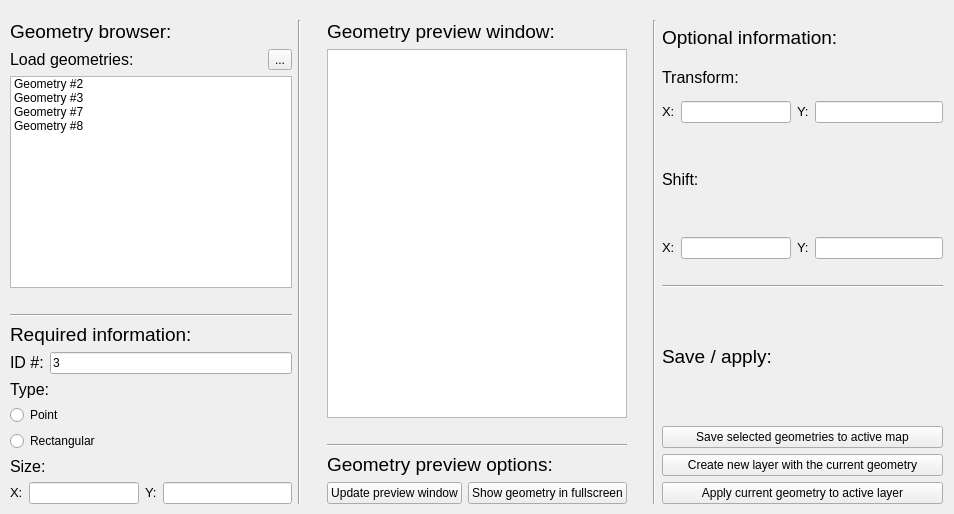
<ui version="4.0" >
 <class>Form</class>
 <widget class="QWidget" name="Form" >
  <property name="geometry" >
   <rect>
    <x>0</x>
    <y>0</y>
    <width>954</width>
    <height>514</height>
   </rect>
  </property>
  <property name="windowTitle" >
   <string>Form</string>
  </property>
  <widget class="QWidget" name="horizontalLayout_7" >
   <property name="geometry" >
    <rect>
     <x>10</x>
     <y>20</y>
     <width>933</width>
     <height>484</height>
    </rect>
   </property>
   <layout class="QHBoxLayout" >
    <property name="margin" >
     <number>0</number>
    </property>
    <property name="spacing" >
     <number>6</number>
    </property>
    <item>
     <layout class="QVBoxLayout" >
      <property name="margin" >
       <number>0</number>
      </property>
      <property name="spacing" >
       <number>6</number>
      </property>
      <item>
       <layout class="QVBoxLayout" >
        <property name="margin" >
         <number>0</number>
        </property>
        <property name="spacing" >
         <number>6</number>
        </property>
        <item>
         <widget class="QLabel" name="label_15" >
          <property name="text" >
           <string>&lt;html>&lt;head>&lt;meta name="qrichtext" content="1" />&lt;style type="text/css">
p, li { white-space: pre-wrap; }
&lt;/style>&lt;/head>&lt;body style=" font-family:'MS Shell Dlg 2'; font-size:8.25pt; font-weight:400; font-style:normal; text-decoration:none;">
&lt;p style=" margin-top:0px; margin-bottom:0px; margin-left:0px; margin-right:0px; -qt-block-indent:0; text-indent:0px; font-size:8pt;">&lt;span style=" font-size:14pt;">Geometry browser:&lt;/span>&lt;/p>&lt;/body>&lt;/html></string>
          </property>
         </widget>
        </item>
        <item>
         <layout class="QHBoxLayout" >
          <property name="margin" >
           <number>0</number>
          </property>
          <property name="spacing" >
           <number>6</number>
          </property>
          <item>
           <widget class="QLabel" name="label_19" >
            <property name="text" >
             <string>&lt;html>&lt;head>&lt;meta name="qrichtext" content="1" />&lt;style type="text/css">
p, li { white-space: pre-wrap; }
&lt;/style>&lt;/head>&lt;body style=" font-family:'MS Shell Dlg 2'; font-size:8.25pt; font-weight:400; font-style:normal; text-decoration:none;">
&lt;p style=" margin-top:0px; margin-bottom:0px; margin-left:0px; margin-right:0px; -qt-block-indent:0; text-indent:0px; font-size:8pt;">&lt;span style=" font-size:12pt;">Load geometries:&lt;/span>&lt;/p>&lt;/body>&lt;/html></string>
            </property>
           </widget>
          </item>
          <item>
           <widget class="QToolButton" name="toolButton" >
            <property name="text" >
             <string>...</string>
            </property>
           </widget>
          </item>
         </layout>
        </item>
        <item>
         <widget class="QListWidget" name="listWidget" >
          <item>
           <property name="text" >
            <string>Geometry #2</string>
           </property>
          </item>
          <item>
           <property name="text" >
            <string>Geometry #3</string>
           </property>
          </item>
          <item>
           <property name="text" >
            <string>Geometry #7</string>
           </property>
          </item>
          <item>
           <property name="text" >
            <string>Geometry #8</string>
           </property>
          </item>
         </widget>
        </item>
        <item>
         <spacer>
          <property name="orientation" >
           <enum>Qt::Horizontal</enum>
          </property>
          <property name="sizeHint" >
           <size>
            <width>40</width>
            <height>20</height>
           </size>
          </property>
         </spacer>
        </item>
        <item>
         <widget class="Line" name="line" >
          <property name="orientation" >
           <enum>Qt::Horizontal</enum>
          </property>
         </widget>
        </item>
        <item>
         <layout class="QVBoxLayout" >
          <property name="margin" >
           <number>0</number>
          </property>
          <property name="spacing" >
           <number>6</number>
          </property>
          <item>
           <widget class="QLabel" name="label_14" >
            <property name="text" >
             <string>&lt;html>&lt;head>&lt;meta name="qrichtext" content="1" />&lt;style type="text/css">
p, li { white-space: pre-wrap; }
&lt;/style>&lt;/head>&lt;body style=" font-family:'MS Shell Dlg 2'; font-size:8.25pt; font-weight:400; font-style:normal; text-decoration:none;">
&lt;p style=" margin-top:0px; margin-bottom:0px; margin-left:0px; margin-right:0px; -qt-block-indent:0; text-indent:0px; font-size:8pt;">&lt;span style=" font-size:14pt;">Required information:&lt;/span>&lt;/p>&lt;/body>&lt;/html></string>
            </property>
           </widget>
          </item>
          <item>
           <layout class="QVBoxLayout" >
            <property name="margin" >
             <number>0</number>
            </property>
            <property name="spacing" >
             <number>6</number>
            </property>
            <item>
             <layout class="QGridLayout" >
              <property name="margin" >
               <number>0</number>
              </property>
              <property name="spacing" >
               <number>6</number>
              </property>
              <item row="0" column="0" >
               <layout class="QHBoxLayout" >
                <property name="margin" >
                 <number>0</number>
                </property>
                <property name="spacing" >
                 <number>6</number>
                </property>
                <item>
                 <widget class="QLabel" name="label_2" >
                  <property name="text" >
                   <string>&lt;html>&lt;head>&lt;meta name="qrichtext" content="1" />&lt;style type="text/css">
p, li { white-space: pre-wrap; }
&lt;/style>&lt;/head>&lt;body style=" font-family:'MS Shell Dlg 2'; font-size:8.25pt; font-weight:400; font-style:normal; text-decoration:none;">
&lt;p style=" margin-top:0px; margin-bottom:0px; margin-left:0px; margin-right:0px; -qt-block-indent:0; text-indent:0px; font-size:8pt;">&lt;span style=" font-size:12pt;">ID #:&lt;/span>&lt;/p>&lt;/body>&lt;/html></string>
                  </property>
                 </widget>
                </item>
                <item>
                 <widget class="QLineEdit" name="lineEdit" >
                  <property name="text" >
                   <string>3</string>
                  </property>
                 </widget>
                </item>
               </layout>
              </item>
              <item row="4" column="0" >
               <widget class="QRadioButton" name="radioButton_2" >
                <property name="text" >
                 <string>Rectangular</string>
                </property>
               </widget>
              </item>
              <item row="3" column="0" >
               <widget class="QRadioButton" name="radioButton" >
                <property name="text" >
                 <string>Point</string>
                </property>
               </widget>
              </item>
              <item row="2" column="0" >
               <widget class="QLabel" name="label" >
                <property name="text" >
                 <string>&lt;html>&lt;head>&lt;meta name="qrichtext" content="1" />&lt;style type="text/css">
p, li { white-space: pre-wrap; }
&lt;/style>&lt;/head>&lt;body style=" font-family:'MS Shell Dlg 2'; font-size:8.25pt; font-weight:400; font-style:normal; text-decoration:none;">
&lt;p style=" margin-top:0px; margin-bottom:0px; margin-left:0px; margin-right:0px; -qt-block-indent:0; text-indent:0px;">&lt;span style=" font-size:12pt;">Type:&lt;/span>&lt;/p>&lt;/body>&lt;/html></string>
                </property>
               </widget>
              </item>
             </layout>
            </item>
            <item>
             <widget class="QLabel" name="label_3" >
              <property name="text" >
               <string>&lt;html>&lt;head>&lt;meta name="qrichtext" content="1" />&lt;style type="text/css">
p, li { white-space: pre-wrap; }
&lt;/style>&lt;/head>&lt;body style=" font-family:'MS Shell Dlg 2'; font-size:8.25pt; font-weight:400; font-style:normal; text-decoration:none;">
&lt;p style=" margin-top:0px; margin-bottom:0px; margin-left:0px; margin-right:0px; -qt-block-indent:0; text-indent:0px;">&lt;span style=" font-size:12pt;">Size:&lt;/span>&lt;/p>&lt;/body>&lt;/html></string>
              </property>
             </widget>
            </item>
            <item>
             <layout class="QHBoxLayout" >
              <property name="margin" >
               <number>0</number>
              </property>
              <property name="spacing" >
               <number>6</number>
              </property>
              <item>
               <layout class="QHBoxLayout" >
                <property name="margin" >
                 <number>0</number>
                </property>
                <property name="spacing" >
                 <number>6</number>
                </property>
                <item>
                 <layout class="QHBoxLayout" >
                  <property name="margin" >
                   <number>0</number>
                  </property>
                  <property name="spacing" >
                   <number>6</number>
                  </property>
                  <item>
                   <widget class="QLabel" name="label_4" >
                    <property name="text" >
                     <string>&lt;html>&lt;head>&lt;meta name="qrichtext" content="1" />&lt;style type="text/css">
p, li { white-space: pre-wrap; }
&lt;/style>&lt;/head>&lt;body style=" font-family:'MS Shell Dlg 2'; font-size:8.25pt; font-weight:400; font-style:normal; text-decoration:none;">
&lt;p style=" margin-top:0px; margin-bottom:0px; margin-left:0px; margin-right:0px; -qt-block-indent:0; text-indent:0px;">&lt;span style=" font-size:10pt;">X:&lt;/span>&lt;/p>&lt;/body>&lt;/html></string>
                    </property>
                   </widget>
                  </item>
                  <item>
                   <widget class="QLineEdit" name="lineEdit_2" />
                  </item>
                 </layout>
                </item>
                <item>
                 <widget class="QLabel" name="label_5" >
                  <property name="text" >
                   <string>&lt;html>&lt;head>&lt;meta name="qrichtext" content="1" />&lt;style type="text/css">
p, li { white-space: pre-wrap; }
&lt;/style>&lt;/head>&lt;body style=" font-family:'MS Shell Dlg 2'; font-size:8.25pt; font-weight:400; font-style:normal; text-decoration:none;">
&lt;p style=" margin-top:0px; margin-bottom:0px; margin-left:0px; margin-right:0px; -qt-block-indent:0; text-indent:0px;">&lt;span style=" font-size:10pt;">Y:&lt;/span>&lt;/p>&lt;/body>&lt;/html></string>
                  </property>
                 </widget>
                </item>
                <item>
                 <widget class="QLineEdit" name="lineEdit_3" />
                </item>
               </layout>
              </item>
             </layout>
            </item>
           </layout>
          </item>
         </layout>
        </item>
       </layout>
      </item>
     </layout>
    </item>
    <item>
     <widget class="Line" name="line_4" >
      <property name="orientation" >
       <enum>Qt::Vertical</enum>
      </property>
     </widget>
    </item>
    <item>
     <spacer>
      <property name="orientation" >
       <enum>Qt::Vertical</enum>
      </property>
      <property name="sizeHint" >
       <size>
        <width>20</width>
        <height>40</height>
       </size>
      </property>
     </spacer>
    </item>
    <item>
     <layout class="QVBoxLayout" >
      <property name="margin" >
       <number>0</number>
      </property>
      <property name="spacing" >
       <number>6</number>
      </property>
      <item>
       <layout class="QVBoxLayout" >
        <property name="margin" >
         <number>0</number>
        </property>
        <property name="spacing" >
         <number>6</number>
        </property>
        <item>
         <layout class="QVBoxLayout" >
          <property name="margin" >
           <number>0</number>
          </property>
          <property name="spacing" >
           <number>6</number>
          </property>
          <item>
           <widget class="QLabel" name="label_18" >
            <property name="text" >
             <string>&lt;html>&lt;head>&lt;meta name="qrichtext" content="1" />&lt;style type="text/css">
p, li { white-space: pre-wrap; }
&lt;/style>&lt;/head>&lt;body style=" font-family:'MS Shell Dlg 2'; font-size:8.25pt; font-weight:400; font-style:normal; text-decoration:none;">
&lt;p style=" margin-top:0px; margin-bottom:0px; margin-left:0px; margin-right:0px; -qt-block-indent:0; text-indent:0px; font-size:8pt;">&lt;span style=" font-size:14pt;">Geometry preview window:&lt;/span>&lt;/p>&lt;/body>&lt;/html></string>
            </property>
           </widget>
          </item>
          <item>
           <widget class="glContext" name="graphicsView" />
          </item>
         </layout>
        </item>
        <item>
         <spacer>
          <property name="orientation" >
           <enum>Qt::Horizontal</enum>
          </property>
          <property name="sizeHint" >
           <size>
            <width>40</width>
            <height>20</height>
           </size>
          </property>
         </spacer>
        </item>
        <item>
         <widget class="Line" name="line_3" >
          <property name="orientation" >
           <enum>Qt::Horizontal</enum>
          </property>
         </widget>
        </item>
        <item>
         <widget class="QLabel" name="label_17" >
          <property name="text" >
           <string>&lt;html>&lt;head>&lt;meta name="qrichtext" content="1" />&lt;style type="text/css">
p, li { white-space: pre-wrap; }
&lt;/style>&lt;/head>&lt;body style=" font-family:'MS Shell Dlg 2'; font-size:8.25pt; font-weight:400; font-style:normal; text-decoration:none;">
&lt;p style=" margin-top:0px; margin-bottom:0px; margin-left:0px; margin-right:0px; -qt-block-indent:0; text-indent:0px; font-size:8pt;">&lt;span style=" font-size:14pt;">Geometry preview options:&lt;/span>&lt;/p>&lt;/body>&lt;/html></string>
          </property>
         </widget>
        </item>
        <item>
         <layout class="QHBoxLayout" >
          <property name="margin" >
           <number>0</number>
          </property>
          <property name="spacing" >
           <number>6</number>
          </property>
          <item>
           <widget class="QPushButton" name="pushButton_5" >
            <property name="text" >
             <string>Update preview window</string>
            </property>
           </widget>
          </item>
          <item>
           <widget class="QPushButton" name="pushButton_6" >
            <property name="text" >
             <string>Show geometry in fullscreen</string>
            </property>
           </widget>
          </item>
         </layout>
        </item>
       </layout>
      </item>
     </layout>
    </item>
    <item>
     <spacer>
      <property name="orientation" >
       <enum>Qt::Vertical</enum>
      </property>
      <property name="sizeHint" >
       <size>
        <width>20</width>
        <height>40</height>
       </size>
      </property>
     </spacer>
    </item>
    <item>
     <widget class="Line" name="line_5" >
      <property name="orientation" >
       <enum>Qt::Vertical</enum>
      </property>
     </widget>
    </item>
    <item>
     <layout class="QVBoxLayout" >
      <property name="margin" >
       <number>0</number>
      </property>
      <property name="spacing" >
       <number>6</number>
      </property>
      <item>
       <layout class="QVBoxLayout" >
        <property name="margin" >
         <number>0</number>
        </property>
        <property name="spacing" >
         <number>6</number>
        </property>
        <item>
         <layout class="QGridLayout" >
          <property name="margin" >
           <number>0</number>
          </property>
          <property name="spacing" >
           <number>6</number>
          </property>
          <item row="0" column="0" >
           <layout class="QVBoxLayout" >
            <property name="margin" >
             <number>0</number>
            </property>
            <property name="spacing" >
             <number>6</number>
            </property>
            <item>
             <layout class="QVBoxLayout" >
              <property name="margin" >
               <number>0</number>
              </property>
              <property name="spacing" >
               <number>6</number>
              </property>
              <item>
               <widget class="QLabel" name="label_13" >
                <property name="text" >
                 <string>&lt;html>&lt;head>&lt;meta name="qrichtext" content="1" />&lt;style type="text/css">
p, li { white-space: pre-wrap; }
&lt;/style>&lt;/head>&lt;body style=" font-family:'MS Shell Dlg 2'; font-size:8.25pt; font-weight:400; font-style:normal; text-decoration:none;">
&lt;p style=" margin-top:0px; margin-bottom:0px; margin-left:0px; margin-right:0px; -qt-block-indent:0; text-indent:0px; font-size:8pt;">&lt;span style=" font-size:14pt;">Optional information:&lt;/span>&lt;/p>&lt;/body>&lt;/html></string>
                </property>
               </widget>
              </item>
              <item>
               <widget class="QLabel" name="label_6" >
                <property name="text" >
                 <string>&lt;html>&lt;head>&lt;meta name="qrichtext" content="1" />&lt;style type="text/css">
p, li { white-space: pre-wrap; }
&lt;/style>&lt;/head>&lt;body style=" font-family:'MS Shell Dlg 2'; font-size:8.25pt; font-weight:400; font-style:normal; text-decoration:none;">
&lt;p style=" margin-top:0px; margin-bottom:0px; margin-left:0px; margin-right:0px; -qt-block-indent:0; text-indent:0px; font-size:8pt;">&lt;span style=" font-size:12pt;">Transform:&lt;/span>&lt;/p>&lt;/body>&lt;/html></string>
                </property>
               </widget>
              </item>
              <item>
               <layout class="QHBoxLayout" >
                <property name="margin" >
                 <number>0</number>
                </property>
                <property name="spacing" >
                 <number>6</number>
                </property>
                <item>
                 <layout class="QHBoxLayout" >
                  <property name="margin" >
                   <number>0</number>
                  </property>
                  <property name="spacing" >
                   <number>6</number>
                  </property>
                  <item>
                   <layout class="QHBoxLayout" >
                    <property name="margin" >
                     <number>0</number>
                    </property>
                    <property name="spacing" >
                     <number>6</number>
                    </property>
                    <item>
                     <widget class="QLabel" name="label_7" >
                      <property name="text" >
                       <string>&lt;html>&lt;head>&lt;meta name="qrichtext" content="1" />&lt;style type="text/css">
p, li { white-space: pre-wrap; }
&lt;/style>&lt;/head>&lt;body style=" font-family:'MS Shell Dlg 2'; font-size:8.25pt; font-weight:400; font-style:normal; text-decoration:none;">
&lt;p style=" margin-top:0px; margin-bottom:0px; margin-left:0px; margin-right:0px; -qt-block-indent:0; text-indent:0px;">&lt;span style=" font-size:10pt;">X:&lt;/span>&lt;/p>&lt;/body>&lt;/html></string>
                      </property>
                     </widget>
                    </item>
                    <item>
                     <widget class="QLineEdit" name="lineEdit_4" />
                    </item>
                   </layout>
                  </item>
                  <item>
                   <widget class="QLabel" name="label_8" >
                    <property name="text" >
                     <string>&lt;html>&lt;head>&lt;meta name="qrichtext" content="1" />&lt;style type="text/css">
p, li { white-space: pre-wrap; }
&lt;/style>&lt;/head>&lt;body style=" font-family:'MS Shell Dlg 2'; font-size:8.25pt; font-weight:400; font-style:normal; text-decoration:none;">
&lt;p style=" margin-top:0px; margin-bottom:0px; margin-left:0px; margin-right:0px; -qt-block-indent:0; text-indent:0px;">&lt;span style=" font-size:10pt;">Y:&lt;/span>&lt;/p>&lt;/body>&lt;/html></string>
                    </property>
                   </widget>
                  </item>
                  <item>
                   <widget class="QLineEdit" name="lineEdit_5" />
                  </item>
                 </layout>
                </item>
               </layout>
              </item>
             </layout>
            </item>
            <item>
             <widget class="QLabel" name="label_9" >
              <property name="text" >
               <string>&lt;html>&lt;head>&lt;meta name="qrichtext" content="1" />&lt;style type="text/css">
p, li { white-space: pre-wrap; }
&lt;/style>&lt;/head>&lt;body style=" font-family:'MS Shell Dlg 2'; font-size:8.25pt; font-weight:400; font-style:normal; text-decoration:none;">
&lt;p style=" margin-top:0px; margin-bottom:0px; margin-left:0px; margin-right:0px; -qt-block-indent:0; text-indent:0px; font-size:8pt;">&lt;span style=" font-size:12pt;">Shift:&lt;/span>&lt;/p>&lt;/body>&lt;/html></string>
              </property>
             </widget>
            </item>
            <item>
             <layout class="QHBoxLayout" >
              <property name="margin" >
               <number>0</number>
              </property>
              <property name="spacing" >
               <number>6</number>
              </property>
              <item>
               <layout class="QHBoxLayout" >
                <property name="margin" >
                 <number>0</number>
                </property>
                <property name="spacing" >
                 <number>6</number>
                </property>
                <item>
                 <layout class="QHBoxLayout" >
                  <property name="margin" >
                   <number>0</number>
                  </property>
                  <property name="spacing" >
                   <number>6</number>
                  </property>
                  <item>
                   <widget class="QLabel" name="label_10" >
                    <property name="text" >
                     <string>&lt;html>&lt;head>&lt;meta name="qrichtext" content="1" />&lt;style type="text/css">
p, li { white-space: pre-wrap; }
&lt;/style>&lt;/head>&lt;body style=" font-family:'MS Shell Dlg 2'; font-size:8.25pt; font-weight:400; font-style:normal; text-decoration:none;">
&lt;p style=" margin-top:0px; margin-bottom:0px; margin-left:0px; margin-right:0px; -qt-block-indent:0; text-indent:0px;">&lt;span style=" font-size:10pt;">X:&lt;/span>&lt;/p>&lt;/body>&lt;/html></string>
                    </property>
                   </widget>
                  </item>
                  <item>
                   <widget class="QLineEdit" name="lineEdit_6" />
                  </item>
                 </layout>
                </item>
                <item>
                 <widget class="QLabel" name="label_11" >
                  <property name="text" >
                   <string>&lt;html>&lt;head>&lt;meta name="qrichtext" content="1" />&lt;style type="text/css">
p, li { white-space: pre-wrap; }
&lt;/style>&lt;/head>&lt;body style=" font-family:'MS Shell Dlg 2'; font-size:8.25pt; font-weight:400; font-style:normal; text-decoration:none;">
&lt;p style=" margin-top:0px; margin-bottom:0px; margin-left:0px; margin-right:0px; -qt-block-indent:0; text-indent:0px;">&lt;span style=" font-size:10pt;">Y:&lt;/span>&lt;/p>&lt;/body>&lt;/html></string>
                  </property>
                 </widget>
                </item>
                <item>
                 <widget class="QLineEdit" name="lineEdit_7" />
                </item>
               </layout>
              </item>
             </layout>
            </item>
           </layout>
          </item>
          <item row="8" column="0" >
           <layout class="QVBoxLayout" >
            <property name="margin" >
             <number>0</number>
            </property>
            <property name="spacing" >
             <number>6</number>
            </property>
            <item>
             <spacer>
              <property name="orientation" >
               <enum>Qt::Horizontal</enum>
              </property>
              <property name="sizeHint" >
               <size>
                <width>40</width>
                <height>20</height>
               </size>
              </property>
             </spacer>
            </item>
            <item>
             <widget class="Line" name="line_2" >
              <property name="orientation" >
               <enum>Qt::Horizontal</enum>
              </property>
             </widget>
            </item>
            <item>
             <widget class="QLabel" name="label_16" >
              <property name="text" >
               <string>&lt;html>&lt;head>&lt;meta name="qrichtext" content="1" />&lt;style type="text/css">
p, li { white-space: pre-wrap; }
&lt;/style>&lt;/head>&lt;body style=" font-family:'MS Shell Dlg 2'; font-size:8.25pt; font-weight:400; font-style:normal; text-decoration:none;">
&lt;p style=" margin-top:0px; margin-bottom:0px; margin-left:0px; margin-right:0px; -qt-block-indent:0; text-indent:0px;">&lt;span style=" font-size:14pt;">Save / apply:&lt;/span>&lt;/p>&lt;/body>&lt;/html></string>
              </property>
             </widget>
            </item>
            <item>
             <widget class="QPushButton" name="pushButton_2" >
              <property name="text" >
               <string>Save selected geometries to active map</string>
              </property>
             </widget>
            </item>
            <item>
             <widget class="QPushButton" name="pushButton_3" >
              <property name="text" >
               <string>Create new layer with the current geometry</string>
              </property>
             </widget>
            </item>
            <item>
             <widget class="QPushButton" name="pushButton_4" >
              <property name="text" >
               <string>Apply current geometry to active layer</string>
              </property>
             </widget>
            </item>
           </layout>
          </item>
         </layout>
        </item>
       </layout>
      </item>
     </layout>
    </item>
   </layout>
  </widget>
 </widget>
 <customwidgets>
  <customwidget>
   <class>glContext</class>
   <extends>QGraphicsView</extends>
   <header>src/glcontext.h</header>
  </customwidget>
 </customwidgets>
 <resources/>
 <connections/>
</ui>
